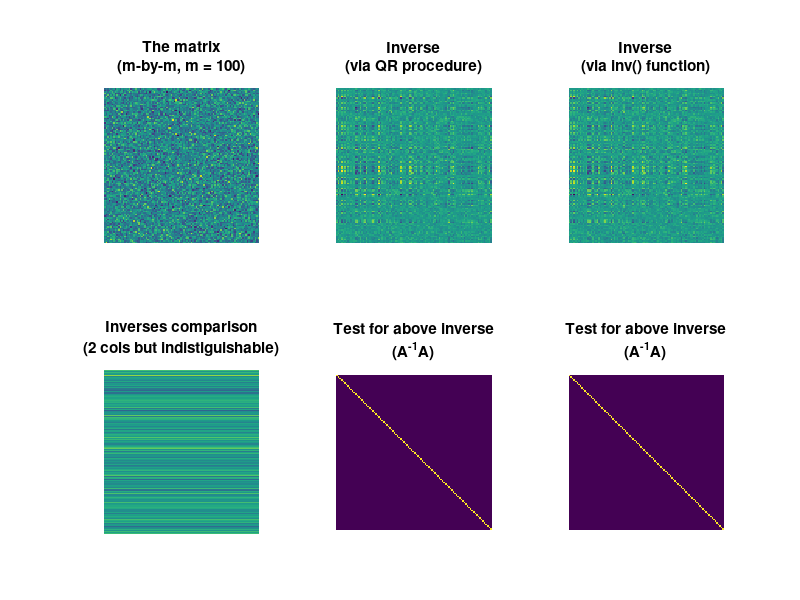

Reproduce this figure in MATLAB.
%% Code challenge from video 117

clear, clc

%% Inverse via QR

% generate a large (m=100) matrix and invert it via QR

% generate the matrix
m = 100;
A = randn(m);

% QR decomposition via qr()
[Q,R] = qr(A);

% inverse via QR trick and via inv()
InvA_1 = R\Q';  % which is the same as " inv(R)*Q' " (but more efficient)
InvA_2 = inv(A);

test_InvA_1 = InvA_1*A;
test_InvA_2 = InvA_2*A;

% you can also check the matching via matrix correlation
M = [InvA_1(:) InvA_2(:)];
C = corr(M);

%% some plotting 
figure(1), clf
subplot(231);
imagesc(A);
axis image, axis off
title({'The matrix';'(m-by-m, m = 100)'});

subplot(232);
imagesc(InvA_1);
axis image, axis off
title({'Inverse';'(via QR procedure)'});

subplot(233);
imagesc(InvA_2);
axis image, axis off
title({'Inverse';'(via inv() function)'});

subplot(234);
imagesc(M);
axis off
title({'Inverses comparison';'(2 cols but indistiguishable)'});

subplot(235);
imagesc(test_InvA_1);
axis image, axis off
title({'Test for above inverse';'(A^{-1}A)'});

subplot(236);
imagesc(test_InvA_2);
axis image, axis off
title({'Test for above inverse';'(A^{-1}A)'});

